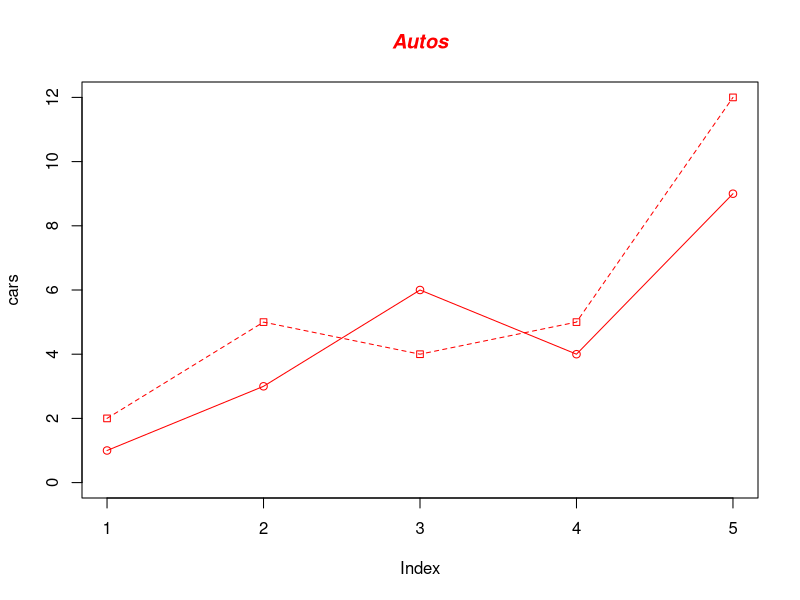

The R script that drew this image:
# Define 2 vectors
cars <- c(1, 3, 6, 4, 9)
trucks <- c(2, 5, 4, 5, 12)

# Graph cars using a y axis that ranges from 0 to 12
plot(cars, type="o", col="red", ylim=c(0,12))

# Graph trucks with red dashed line and square points
lines(trucks, type="o", pch=22, lty=2, col="red")

# Create a title with a red, bold/italic font
title(main="Autos", col.main="red", font.main=4)